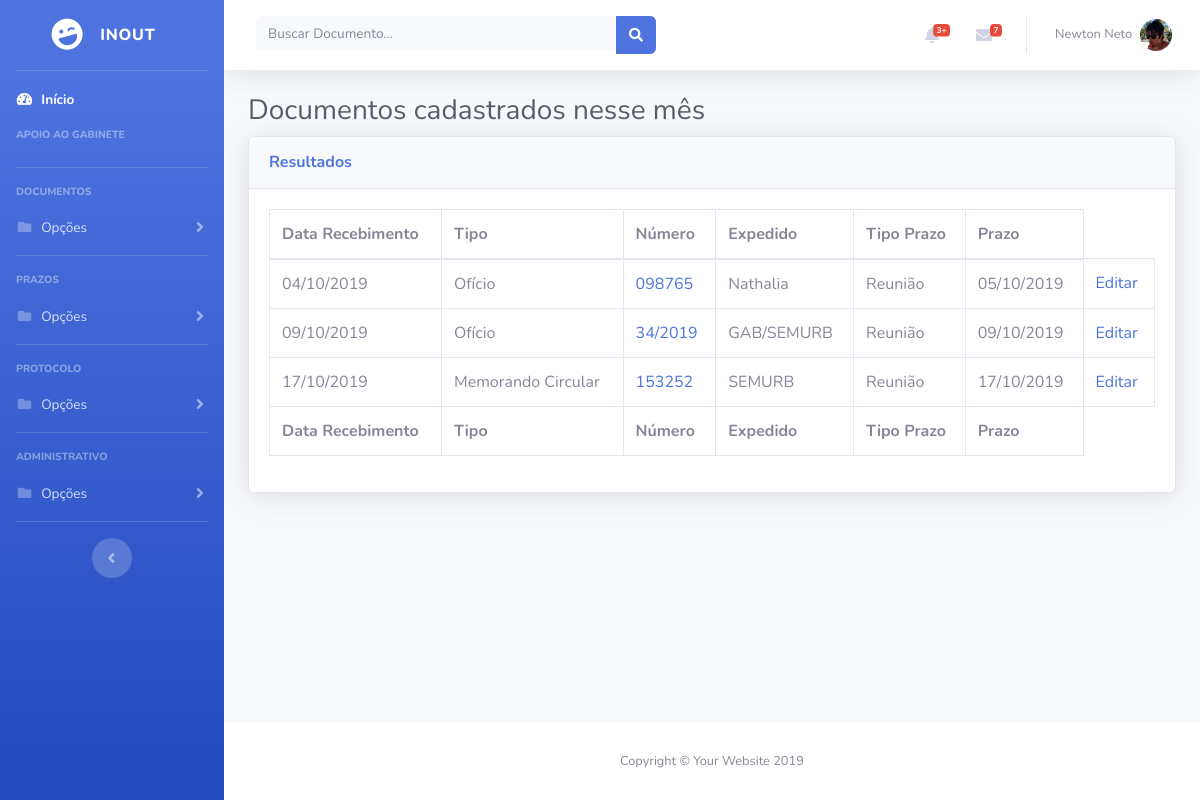
The page /listar_documentos_do_mes (signed in) on the database its author committed.
### inout/models.py (models this page shows, shortened)
class Documento(models.Model):
	usuario = models.ForeignKey(User, on_delete = models.PROTECT)
	processo = models.ForeignKey(Processo, on_delete = models.SET_NULL, null = True)
	data_de_recebimento = models.DateTimeField('Data de Entrada')
	tipos_choices = [
		(1, 'Carta'),
		(2, 'Convite'),
		(3, 'Documento'),
		(4, 'Email'),
		(5, 'Mandado de Intimação'),
		(6, 'Memorando'),
		(7, 'Memorando Circular'),
		(8, 'Movimentação da Solicitação'),
		(9, 'Notificação'),
		(10, 'Ofício'),
		(11, 'Ofício Circular'),
		(12, 'Requerimento'),
		(13, 'Outro'),
	]
	tipo = models.IntegerField(choices = tipos_choices, default = 10)
	numero = models.CharField(max_length = 30)
	emissor = models.CharField(max_length = 150)
	assunto = models.CharField(max_length = 1000)
	despacho = models.CharField(max_length = 200)
	entrega_pessoal = models.BooleanField(default = False)
	def tipo_do_documento(self):
		return self.tipos_choices[self.tipo][1]

class Prazo(models.Model):
	documento = models.ForeignKey(Documento, on_delete = models.CASCADE)
	tipos_choices = [
		(1, 'Audiência'),
		(2, 'Audiência Pública'),
		(3, 'Evento'),
		(4, 'Resposta'),
		(5, 'Reunião'),
		(6, 'Outro'),
	]
	tipo = models.IntegerField(choices = tipos_choices, default = 4)
	vencimento = models.DateTimeField('Prazo')
	encerrado = models.BooleanField(default = False)
	dilacao = models.BooleanField(default = False)
	quantidade_de_dilacoes = models.IntegerField(default = 0)

### inout/views.py (the view)
# urls.py: path('listar_documentos_do_mes', views.listar_documentos_do_mes, name = 'listar_documentos_do_mes'),
@login_required
def listar_documentos_do_mes(request):
	feitos_mes = documentos_do_mes()
	contexto = {
		'titulo': "Documentos cadastrados nesse mês",
		'lista_de_documentos': feitos_mes,
	}
	return render(request, 'inout/listardocumentos.html', contexto)

### inout/views.py (called while the page is built)
def documentos_do_mes():
	feitos_mes = Documento.objects.filter(data_de_recebimento__month = datetime.date.today().month)
	return feitos_mes

### templates/inout/listardocumentos.html
{% load staticfiles %}
{% include "header.html" %}
        <div class="container-fluid">
          <h1 class="h3 mb-2 text-gray-800">{{ titulo }}</h1>
          <div class="card shadow mb-4">
            <div class="card-header py-3">
              <h6 class="m-0 font-weight-bold text-primary">Resultados</h6>
            </div>
            <div class="card-body">
              <div class="table-responsive">
                <table class="table table-bordered" id="dataTable" width="100%" cellspacing="0">
                  <thead>
                    <tr>
                      <th>Data Recebimento</th>
                      <th>Tipo</th>
                      <th>Número</th>
                      <th>Expedido</th>
                      <th>Tipo Prazo</th>
                      <th>Prazo</th>
                    </tr>
                  </thead>
                  <tfoot>
                    <tr>
                      <th>Data Recebimento</th>
                      <th>Tipo</th>
                      <th>Número</th>
                      <th>Expedido</th>
                      <th>Tipo Prazo</th>
                      <th>Prazo</th>
                    </tr>
                  </tfoot>
                  <tbody>
                    {% for documento in lista_de_documentos %}
                      <tr>
                        <td>{{ documento.data_de_recebimento|date:'d/m/Y' }}</td>
                        <td>{{ documento.tipo_do_documento }}</a></td>
                        <td><a href="{% url 'inout:detalhesdocumento' documento.id %}">{{ documento.numero }}</a></td>
                        <td>{{ documento.emissor }}</td>
                        <td>{% for prazo in documento.prazo_set.all %}
                            {{ prazo.tipo }}
                          <br/>
                        {% endfor %}</td>
                        <td>{% for prazo in documento.prazo_set.all %}
                          {{ prazo.vencimento|date:'d/m/Y' }}
                          <br/>
                        {% endfor %}</td>
                        <td><a href="{% url 'inout:editar_documento' documento.id %}">Editar</a></td>
                      </tr>
                    {% endfor %}
                  </tbody>
                </table>
              </div>
            </div>
          </div>
        </div>
      </div>
{% include "footer.html" %}

### rows shown on the page
Documento: data_de_recebimento "04/10/2019", tipo_do_documento "Ofício", numero "098765", emissor "Nathalia"
Prazo: tipo "Reunião", vencimento "05/10/2019"
Documento: data_de_recebimento "09/10/2019", tipo_do_documento "Ofício", numero "34/2019", emissor "GAB/SEMURB"
Prazo: tipo "Reunião", vencimento "09/10/2019"
Documento: data_de_recebimento "17/10/2019", tipo_do_documento "Memorando Circular", numero "153252", emissor "SEMURB"
Prazo: tipo "Reunião", vencimento "17/10/2019"

### other values the page prints
{{ titulo }} "Documentos cadastrados nesse mês"
